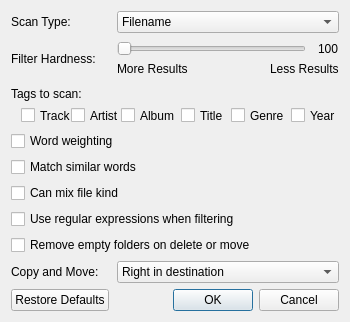
<?xml version="1.0" encoding="UTF-8"?>
<ui version="4.0">
 <class>PreferencesDialog</class>
 <widget class="QDialog" name="PreferencesDialog">
  <property name="geometry">
   <rect>
    <x>0</x>
    <y>0</y>
    <width>350</width>
    <height>322</height>
   </rect>
  </property>
  <property name="windowTitle">
   <string>Preferences</string>
  </property>
  <property name="sizeGripEnabled">
   <bool>false</bool>
  </property>
  <property name="modal">
   <bool>true</bool>
  </property>
  <layout class="QVBoxLayout" name="verticalLayout" stretch="1,0">
   <item>
    <layout class="QVBoxLayout" name="verticalLayout_2" stretch="0,0,0,0,0,0,0,0,1">
     <item>
      <layout class="QHBoxLayout" name="horizontalLayout">
       <item>
        <widget class="QLabel" name="label_2">
         <property name="minimumSize">
          <size>
           <width>100</width>
           <height>0</height>
          </size>
         </property>
         <property name="maximumSize">
          <size>
           <width>100</width>
           <height>16777215</height>
          </size>
         </property>
         <property name="text">
          <string>Scan Type:</string>
         </property>
        </widget>
       </item>
       <item>
        <widget class="QComboBox" name="scanTypeComboBox">
         <item>
          <property name="text">
           <string>Filename</string>
          </property>
         </item>
         <item>
          <property name="text">
           <string>Filename - Fields</string>
          </property>
         </item>
         <item>
          <property name="text">
           <string>Filename - Fields (No Order)</string>
          </property>
         </item>
         <item>
          <property name="text">
           <string>Tags</string>
          </property>
         </item>
         <item>
          <property name="text">
           <string>Contents</string>
          </property>
         </item>
         <item>
          <property name="text">
           <string>Audio Contents</string>
          </property>
         </item>
        </widget>
       </item>
      </layout>
     </item>
     <item>
      <layout class="QHBoxLayout" name="horizontalLayout_3">
       <item>
        <widget class="QLabel" name="label">
         <property name="minimumSize">
          <size>
           <width>100</width>
           <height>0</height>
          </size>
         </property>
         <property name="maximumSize">
          <size>
           <width>100</width>
           <height>16777215</height>
          </size>
         </property>
         <property name="text">
          <string>Filter Hardness:</string>
         </property>
        </widget>
       </item>
       <item>
        <layout class="QVBoxLayout" name="verticalLayout_3">
         <property name="spacing">
          <number>0</number>
         </property>
         <item>
          <layout class="QHBoxLayout" name="horizontalLayout_6">
           <property name="spacing">
            <number>12</number>
           </property>
           <item>
            <widget class="QSlider" name="filterHardnessSlider">
             <property name="sizePolicy">
              <sizepolicy hsizetype="Expanding" vsizetype="Fixed">
               <horstretch>0</horstretch>
               <verstretch>0</verstretch>
              </sizepolicy>
             </property>
             <property name="minimum">
              <number>1</number>
             </property>
             <property name="maximum">
              <number>100</number>
             </property>
             <property name="tracking">
              <bool>true</bool>
             </property>
             <property name="orientation">
              <enum>Qt::Horizontal</enum>
             </property>
            </widget>
           </item>
           <item>
            <widget class="QLabel" name="filterHardnessLabel">
             <property name="minimumSize">
              <size>
               <width>21</width>
               <height>0</height>
              </size>
             </property>
             <property name="text">
              <string>100</string>
             </property>
            </widget>
           </item>
          </layout>
         </item>
         <item>
          <layout class="QHBoxLayout" name="horizontalLayout_5">
           <property name="topMargin">
            <number>0</number>
           </property>
           <item>
            <widget class="QLabel" name="label_4">
             <property name="text">
              <string>More Results</string>
             </property>
            </widget>
           </item>
           <item>
            <spacer name="horizontalSpacer_2">
             <property name="orientation">
              <enum>Qt::Horizontal</enum>
             </property>
             <property name="sizeHint" stdset="0">
              <size>
               <width>40</width>
               <height>20</height>
              </size>
             </property>
            </spacer>
           </item>
           <item>
            <widget class="QLabel" name="label_3">
             <property name="text">
              <string>Less Results</string>
             </property>
            </widget>
           </item>
          </layout>
         </item>
        </layout>
       </item>
      </layout>
     </item>
     <item>
      <widget class="QWidget" name="widget" native="true">
       <property name="minimumSize">
        <size>
         <width>0</width>
         <height>40</height>
        </size>
       </property>
       <widget class="QLabel" name="label_6">
        <property name="geometry">
         <rect>
          <x>0</x>
          <y>0</y>
          <width>91</width>
          <height>17</height>
         </rect>
        </property>
        <property name="text">
         <string>Tags to scan:</string>
        </property>
       </widget>
       <widget class="QCheckBox" name="tagTrackBox">
        <property name="geometry">
         <rect>
          <x>10</x>
          <y>20</y>
          <width>51</width>
          <height>21</height>
         </rect>
        </property>
        <property name="text">
         <string>Track</string>
        </property>
       </widget>
       <widget class="QCheckBox" name="tagArtistBox">
        <property name="geometry">
         <rect>
          <x>60</x>
          <y>20</y>
          <width>51</width>
          <height>21</height>
         </rect>
        </property>
        <property name="text">
         <string>Artist</string>
        </property>
       </widget>
       <widget class="QCheckBox" name="tagAlbumBox">
        <property name="geometry">
         <rect>
          <x>110</x>
          <y>20</y>
          <width>61</width>
          <height>21</height>
         </rect>
        </property>
        <property name="text">
         <string>Album</string>
        </property>
       </widget>
       <widget class="QCheckBox" name="tagTitleBox">
        <property name="geometry">
         <rect>
          <x>170</x>
          <y>20</y>
          <width>51</width>
          <height>21</height>
         </rect>
        </property>
        <property name="text">
         <string>Title</string>
        </property>
       </widget>
       <widget class="QCheckBox" name="tagGenreBox">
        <property name="geometry">
         <rect>
          <x>220</x>
          <y>20</y>
          <width>61</width>
          <height>21</height>
         </rect>
        </property>
        <property name="text">
         <string>Genre</string>
        </property>
       </widget>
       <widget class="QCheckBox" name="tagYearBox">
        <property name="geometry">
         <rect>
          <x>280</x>
          <y>20</y>
          <width>51</width>
          <height>21</height>
         </rect>
        </property>
        <property name="text">
         <string>Year</string>
        </property>
       </widget>
      </widget>
     </item>
     <item>
      <widget class="QCheckBox" name="wordWeightingBox">
       <property name="text">
        <string>Word weighting</string>
       </property>
      </widget>
     </item>
     <item>
      <widget class="QCheckBox" name="matchSimilarBox">
       <property name="text">
        <string>Match similar words</string>
       </property>
      </widget>
     </item>
     <item>
      <widget class="QCheckBox" name="mixFileKindBox">
       <property name="text">
        <string>Can mix file kind</string>
       </property>
      </widget>
     </item>
     <item>
      <widget class="QCheckBox" name="useRegexpBox">
       <property name="text">
        <string>Use regular expressions when filtering</string>
       </property>
      </widget>
     </item>
     <item>
      <widget class="QCheckBox" name="removeEmptyFoldersBox">
       <property name="text">
        <string>Remove empty folders on delete or move</string>
       </property>
      </widget>
     </item>
     <item>
      <layout class="QHBoxLayout" name="horizontalLayout_4">
       <item>
        <widget class="QLabel" name="label_5">
         <property name="minimumSize">
          <size>
           <width>100</width>
           <height>0</height>
          </size>
         </property>
         <property name="maximumSize">
          <size>
           <width>100</width>
           <height>16777215</height>
          </size>
         </property>
         <property name="text">
          <string>Copy and Move:</string>
         </property>
        </widget>
       </item>
       <item>
        <widget class="QComboBox" name="copyMoveDestinationComboBox">
         <property name="sizePolicy">
          <sizepolicy hsizetype="Expanding" vsizetype="Fixed">
           <horstretch>0</horstretch>
           <verstretch>0</verstretch>
          </sizepolicy>
         </property>
         <item>
          <property name="text">
           <string>Right in destination</string>
          </property>
         </item>
         <item>
          <property name="text">
           <string>Recreate relative path</string>
          </property>
         </item>
         <item>
          <property name="text">
           <string>Recreate absolute path</string>
          </property>
         </item>
        </widget>
       </item>
      </layout>
     </item>
    </layout>
   </item>
   <item>
    <widget class="QDialogButtonBox" name="buttonBox">
     <property name="standardButtons">
      <set>QDialogButtonBox::Cancel|QDialogButtonBox::Ok|QDialogButtonBox::RestoreDefaults</set>
     </property>
    </widget>
   </item>
  </layout>
 </widget>
 <resources/>
 <connections>
  <connection>
   <sender>filterHardnessSlider</sender>
   <signal>valueChanged(int)</signal>
   <receiver>filterHardnessLabel</receiver>
   <slot>setNum(int)</slot>
   <hints>
    <hint type="sourcelabel">
     <x>182</x>
     <y>26</y>
    </hint>
    <hint type="destinationlabel">
     <x>271</x>
     <y>26</y>
    </hint>
   </hints>
  </connection>
  <connection>
   <sender>buttonBox</sender>
   <signal>accepted()</signal>
   <receiver>PreferencesDialog</receiver>
   <slot>accept()</slot>
   <hints>
    <hint type="sourcelabel">
     <x>182</x>
     <y>228</y>
    </hint>
    <hint type="destinationlabel">
     <x>182</x>
     <y>124</y>
    </hint>
   </hints>
  </connection>
  <connection>
   <sender>buttonBox</sender>
   <signal>rejected()</signal>
   <receiver>PreferencesDialog</receiver>
   <slot>reject()</slot>
   <hints>
    <hint type="sourcelabel">
     <x>182</x>
     <y>228</y>
    </hint>
    <hint type="destinationlabel">
     <x>182</x>
     <y>124</y>
    </hint>
   </hints>
  </connection>
 </connections>
</ui>
